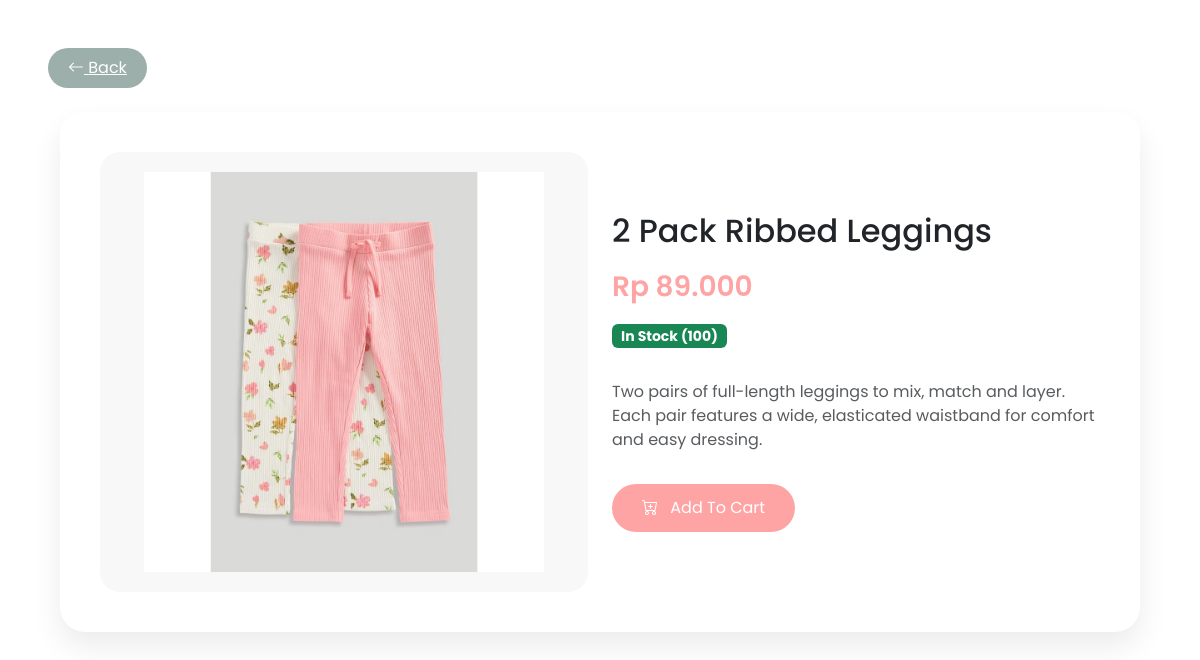
Page /customer/product-detail.php?id=17 on the committed database.
### tables this page shows
CREATE TABLE `products` (
  `id` int(11) NOT NULL AUTO_INCREMENT,
  `name` varchar(100) NOT NULL,
  `description` text DEFAULT NULL,
  `category` varchar(100) NOT NULL,
  `price` decimal(10,2) NOT NULL,
  `stock` int(11) NOT NULL,
  `image` varchar(255) NOT NULL,
  `created_at` timestamp NOT NULL DEFAULT current_timestamp(),
  PRIMARY KEY (`id`)
);

### customer/product-detail.php (the view, shortened to what this page needs)
<?php
include '../config/database.php';
$id = $_GET['id'];
$product = mysqli_query($conn, "SELECT * FROM products WHERE id='$id'");
$data = mysqli_fetch_assoc($product);
?>
<!DOCTYPE html>
<html lang="en">
<head>
<link href="https://cdn.jsdelivr.net/npm/bootstrap@5.3.2/dist/css/bootstrap.min.css" rel="stylesheet">
<link href="https://cdn.jsdelivr.net/npm/bootstrap-icons/font/bootstrap-icons.css" rel="stylesheet">
</head>
<body class="p-5">
<a href="index.php" class="back-btn mb-4 d-inline-block">
    <i class="bi bi-arrow-left"></i> Back
</a>
<div class="container">
    <div class="detail-card">
        <div class="row align-items-center">
            <div class="col-md-6">
                <div class="product-img">
                    <img src="../assets/uploads/<?= $data['image']; ?>">
                </div>
            </div>
            <div class="col-md-6">
                <h2 class="mb-3"><?= $data['name']; ?></h2>
                <div class="price mb-3">
                    Rp <?= number_format($data['price'],0,',','.') ?>
                </div>
                <?php if($data['stock'] > 0): ?>
                    <span class="badge bg-success stock-badge mb-3">
                        In Stock (<?= $data['stock']; ?>)
                    </span>
                <?php else: ?>
                    <span class="badge bg-danger stock-badge mb-3">
                        Out Of Stock
                    </span>
                <?php endif; ?>
                <p class="mt-3 text-muted">
                    <?= $data['description'] ?? 'No description available.' ?>
                </p>
                <?php if($data['stock'] > 0): ?>
                    <form method="POST" action="../process/add-to-cart.php">
                        <button type="submit" class="add-btn mt-3">
                            <i class="bi bi-cart-plus me-2"></i>
                            Add To Cart
                        </button>
                    </form>
                <?php endif; ?>
            </div>
        </div>
    </div>
</div>
</body>
</html>

### customer/product-detail.php (style rules this page uses)
body { font-family:'Poppins', sans-serif; background:#ffff; }
.detail-card { background:white; border-radius:25px; padding:40px; box-shadow:0 15px 30px rgba(0,0,0,0.08); }
.product-img { background:#f8f8f8; border-radius:20px; padding:20px; text-align:center; }
.product-img img { max-width:100%; max-height:400px; }
.price { font-size:28px; font-weight:600; color:#FFA4A4; }
.stock-badge { font-size:14px; }
.add-btn { background:#FFA4A4; color:white; border:none; padding:12px 30px; border-radius:30px; transition:0.3s; }
.back-btn { background:#9CAFAA; color:white; border:none; padding:8px 20px; border-radius:20px; }

### rows in the picture
products: image (picture), name "2 Pack Ribbed Leggings", price "89.000", stock "100", description "Two pairs of full-length leggings to mix, match and layer. Each pair features a wide, elasticated waistband for comfort and easy dressing."
